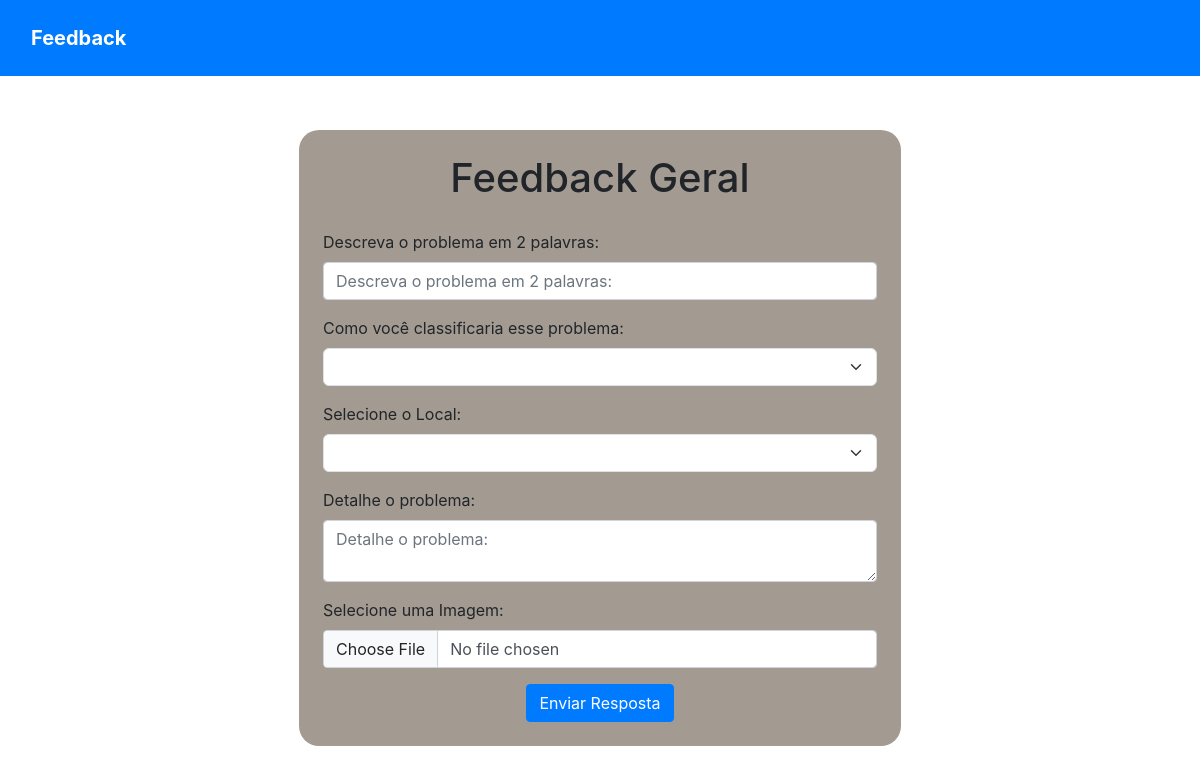
/ver_form/0/, run on the app's committed database.
### feedback/models.py (models this page shows, shortened)
class questionario(models.Model):
    nome = models.CharField(max_length=255 ,null=True)
    link = models.CharField(max_length=25, null=True)
    link_resposta = models.CharField(max_length=25, null=True)
    class Meta:
        verbose_name = _("Questionário")
        verbose_name_plural = _("Questionário")

class questao(models.Model):
    titulo = models.TextField(null=True, verbose_name="Nome")
    tipo = models.ForeignKey(tipo, on_delete=models.DO_NOTHING)
    questionario_id = models.ForeignKey(questionario, on_delete=models.DO_NOTHING)
    area = models.BooleanField(default=False, unique=False)
    local = models.BooleanField(default=False, unique=False)
    class Meta:
        verbose_name = _("Questão")
        verbose_name_plural = _("Questões")

### feedback/views.py (the view)
# urls.py: path('ver_form/<int:cod>/', ver_form, name="ver_form"),
def ver_form(request, cod):
    u_questionario = questionario.objects.get()
    if cod == 0:
        Eadm = False
    else:
        mails = feedback.objects.filter(area = cod)
        Eadm = True
    quests = questao.objects.filter(questionario_id=u_questionario)
    areas = area.objects.all()
    locais = local.objects.all()
    historic = feedback.objects.all()
    hoje = datetime.today().date().strftime('%d/%m/%Y')
    try:
        return render(
            request,
            "pagina2.html",
            {'u_questionario': u_questionario,
             'quests': quests,
             'areas': areas,
             'locais': locais,
             'mails': mails,
             'historic': historic,
             'Eadm': Eadm,
             'hoje': hoje}
        )
    except:
        return render(
            request,
            "pagina2.html",
            {'u_questionario': u_questionario,
             'quests': quests,
             'areas': areas,
             'locais': locais,
             'historic': historic,
             'Eadm': Eadm,
             'hoje': hoje}
        )

### feedback/models.py (called while the page is built)
    def __str__(self):
        return str(self.area)

    def __str__(self):
        return str(self.local)

    def __str__(self):
        return str(self.status)

### feedback/templates/pagina2.html (shortened to what this page needs)
<!DOCTYPE html>
<html lang="pt-br">
{% load static %}
<head>
    <link href="https://cdn.jsdelivr.net/npm/bootstrap@5.3.1/dist/css/bootstrap.min.css" rel="stylesheet"
>
    <link rel="stylesheet" href="https://maxcdn.bootstrapcdn.com/bootstrap/4.0.0/css/bootstrap.min.css">
    <link rel="stylesheet" href="{% static 'styles_feedback.css' %}">
    <link rel="stylesheet" href="https://unicons.iconscout.com/release/v4.0.0/css/line.css">
</head>
<body class="bg-gradient">
    <nav class="navbar navbar-expand-md navbar-dark bg-primary">
    <div class="container-fluid">
        <a class="navbar-brand me-0 me-md-auto fw-bold" href="#">
            Feedback
        </a>
        <div class="collapse navbar-collapse" id="navbarCollapse">
            <ul class="navbar-nav mx-auto">
                <li class="nav-item">
                    <a onclick="showSection('feedback')"></a>
                </li>
                <li class="nav-item">
                    <a id="loadData" onclick="showSection('historic')"></a>
                </li>
            </ul>
            <div class="col-12 col-md-2 text-md-end">
            </div>
        </div>
    </div>
</nav>
    <main class="d-flex">
            <section id='feedback' class="form-container">
                <form method="POST" action="{% url 'salvarAnswer' %}" class="p-4" onsubmit="atualizarCamposHidden()">
                    <div class="mb-1 d-flex flex-column align-items-center">
                        <h1 class="mb-4">{{ u_questionario.nome }}</h1>
                    </div>
                    {% for quest in quests %}
                    <div class="mb-3">
                        {% if quest.tipo.tipo == "Resposta Curta" %}
                        <label for="{{ quest.id }}" class="form-label bold">{{ quest.titulo }}</label>
                        <input type="text" name="{{ quest.id }}" id="{{ quest.id }}" placeholder="{{ quest.titulo }}"
                            class="form-control questao" required>
                        {% elif quest.tipo.tipo == "Dropdown" %}
                        <label for="{{ quest.id }}" class="form-label bold">{{ quest.titulo }}</label>
                        <select name="{{ quest.id }}" id="{{ quest.id }}" class="form-select questao" required>
                            <option value=""></option>
                            {% if quest.area %}
                            {% for area in areas %}
                            <option value="{{ area.id }}">{{ area.area }}</option>
                            {% endfor %}
                            {% elif quest.local %}
                            {% for local in locais %}
                            <option value="{{ local.id }}">{{ local.local }}</option>
                            {% endfor %}
                            {% endif %}
                        </select>
                        {% elif quest.tipo.tipo == "Resposta Longa" %}
                        <label for="{{ quest.id }}" class="form-label bold">{{ quest.titulo }}</label>
                        <textarea id="{{ quest.id }}" name="{{ quest.id }}" maxlength="3000" rows="2" cols="50" class="form-control questao"
                            placeholder="{{ quest.titulo }}" required ></textarea>
                        {% elif quest.tipo.tipo == "Imagem" %}
                        <label for="{{ quest.id }}" class="form-label bold">{{ quest.titulo }}</label>
                        <input type="file" name="{{ quest.id }}" id="{{ quest.id }}" accept="image/*" class="form-control questao">
                        {% endif %}
                    </div>
                    {% endfor %}
                    <div class="d-flex flex-column align-items-center">
                        <button type="submit" class="btn btn-primary">Enviar Resposta</button>
                    </div>
                </form>
            </section>
    </main>
</body>
</html>

### feedback/static/styles_feedback.css (style rules this page uses)
* { margin: 0; padding: 0; box-sizing: border-box; transition: 2s ease, opacity; }
body { height: 100vh; width: 100%; display: flex; flex-direction: column; }
:root { --container: #483D3F; --primary-color: #058ED9; --secondary-color: #F4EBD9; --complementary-color: #A39A92; --contrast-color: #77685D; }
main { flex: 1; justify-content: center; overflow: auto; }
.navbar-nav a { font-size: 40px; color: #fff; text-decoration: none; padding: 20px; text-align: center; }
section { max-height: 90%; opacity: 1; transition: opacity 0.5s ease, transform 0.5s ease; display: flex; }
#feedback { font-style: var(--container); border: none; width: auto; margin: auto; overflow-y: auto; max-height: fit-content; }
#feedback form { border-radius: 20px; background-color: var(--complementary-color); }

### data on the page
questionario: nome "Feedback Geral"
questao: titulo "Descreva o problema em 2 palavras:"
questao: titulo "Como você classificaria esse problema:"
questao: titulo "Selecione o Local:"
questao: titulo "Detalhe o problema:", id "Detalhe o problema:"
questao: titulo "Selecione uma Imagem:"
